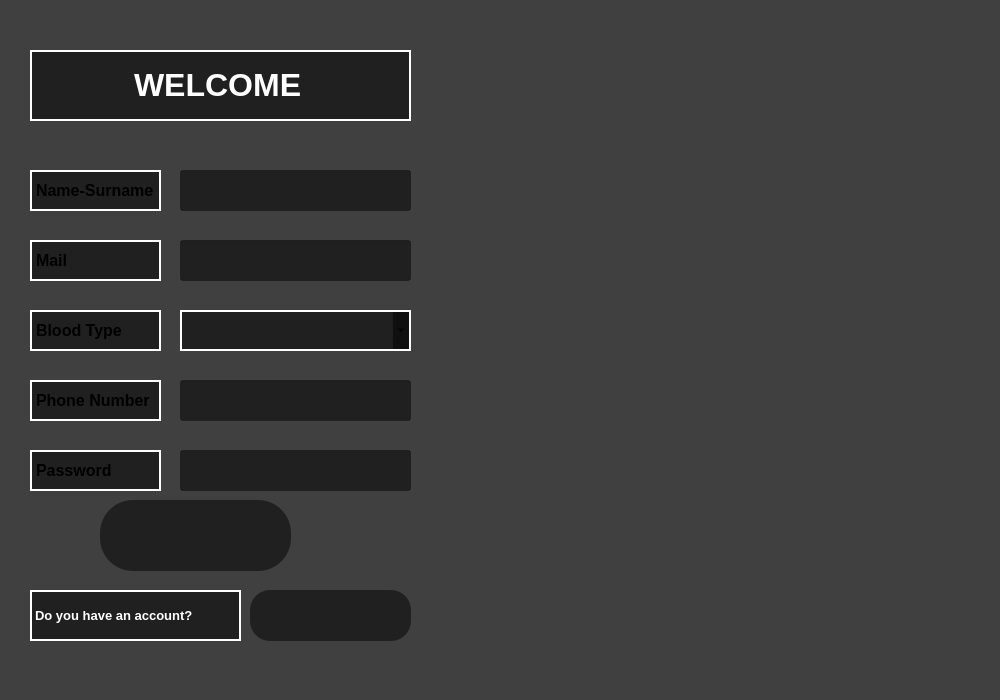
<?xml version="1.0" encoding="UTF-8"?>
<ui version="4.0">
 <class>UserManagement</class>
 <widget class="QDialog" name="UserManagement">
  <property name="geometry">
   <rect>
    <x>0</x>
    <y>0</y>
    <width>1000</width>
    <height>700</height>
   </rect>
  </property>
  <property name="windowTitle">
   <string>SmartHouse</string>
  </property>
  <property name="windowIcon">
   <iconset resource="img.qrc">
    <normaloff>:/image/images/enterr.jpg</normaloff>:/image/images/enterr.jpg</iconset>
  </property>
  <property name="styleSheet">
   <string notr="true">border-image: url(:/image/images/homebackplan.jpg)  0 0 0 0 stretch stretch;
background: rgba(0, 0, 0, 0.5);</string>
  </property>
  <widget class="QPushButton" name="pushButton">
   <property name="geometry">
    <rect>
     <x>1000</x>
     <y>700</y>
     <width>83</width>
     <height>29</height>
    </rect>
   </property>
   <property name="text">
    <string>PushButton</string>
   </property>
  </widget>
  <widget class="QLabel" name="label">
   <property name="geometry">
    <rect>
     <x>30</x>
     <y>50</y>
     <width>381</width>
     <height>71</height>
    </rect>
   </property>
   <property name="styleSheet">
    <string notr="true">border-image: none;
border: 2px solid white;
</string>
   </property>
   <property name="text">
    <string>&lt;html&gt;&lt;head/&gt;&lt;body&gt;&lt;p align=&quot;center&quot;&gt;&lt;span style=&quot; font-size:24pt; font-weight:700; color:#ffffff;&quot;&gt;WELCOME &lt;/span&gt;&lt;/p&gt;&lt;/body&gt;&lt;/html&gt;</string>
   </property>
   <property name="scaledContents">
    <bool>false</bool>
   </property>
  </widget>
  <widget class="QLineEdit" name="emailLineEdit">
   <property name="geometry">
    <rect>
     <x>180</x>
     <y>240</y>
     <width>231</width>
     <height>41</height>
    </rect>
   </property>
   <property name="font">
    <font>
     <pointsize>12</pointsize>
    </font>
   </property>
   <property name="styleSheet">
    <string notr="true">border-image: none;</string>
   </property>
  </widget>
  <widget class="QLabel" name="label_5">
   <property name="geometry">
    <rect>
     <x>30</x>
     <y>380</y>
     <width>131</width>
     <height>41</height>
    </rect>
   </property>
   <property name="font">
    <font>
     <pointsize>12</pointsize>
     <bold>true</bold>
    </font>
   </property>
   <property name="styleSheet">
    <string notr="true">border: 2px solid white;
border-image: none;
</string>
   </property>
   <property name="text">
    <string>Phone Number</string>
   </property>
  </widget>
  <widget class="QLabel" name="label_2">
   <property name="geometry">
    <rect>
     <x>30</x>
     <y>170</y>
     <width>131</width>
     <height>41</height>
    </rect>
   </property>
   <property name="font">
    <font>
     <pointsize>12</pointsize>
     <bold>true</bold>
    </font>
   </property>
   <property name="styleSheet">
    <string notr="true">border-image: none;
border: 2px solid white;</string>
   </property>
   <property name="text">
    <string>Name-Surname</string>
   </property>
  </widget>
  <widget class="QLabel" name="label_4">
   <property name="geometry">
    <rect>
     <x>30</x>
     <y>310</y>
     <width>131</width>
     <height>41</height>
    </rect>
   </property>
   <property name="font">
    <font>
     <pointsize>12</pointsize>
     <bold>true</bold>
    </font>
   </property>
   <property name="styleSheet">
    <string notr="true">border: 2px solid white;
border-image: none;</string>
   </property>
   <property name="text">
    <string>Blood Type</string>
   </property>
  </widget>
  <widget class="QLineEdit" name="nameLineEdit">
   <property name="geometry">
    <rect>
     <x>180</x>
     <y>170</y>
     <width>231</width>
     <height>41</height>
    </rect>
   </property>
   <property name="font">
    <font>
     <pointsize>12</pointsize>
    </font>
   </property>
   <property name="styleSheet">
    <string notr="true">border-image: none;</string>
   </property>
  </widget>
  <widget class="QLineEdit" name="passwordLineEdit">
   <property name="geometry">
    <rect>
     <x>180</x>
     <y>450</y>
     <width>231</width>
     <height>41</height>
    </rect>
   </property>
   <property name="font">
    <font>
     <pointsize>12</pointsize>
    </font>
   </property>
   <property name="styleSheet">
    <string notr="true">border-image: none;</string>
   </property>
  </widget>
  <widget class="QLabel" name="label_6">
   <property name="geometry">
    <rect>
     <x>30</x>
     <y>450</y>
     <width>131</width>
     <height>41</height>
    </rect>
   </property>
   <property name="font">
    <font>
     <pointsize>12</pointsize>
     <bold>true</bold>
    </font>
   </property>
   <property name="styleSheet">
    <string notr="true">border: 2px solid white;
border-image: none;</string>
   </property>
   <property name="text">
    <string>Password</string>
   </property>
  </widget>
  <widget class="QLabel" name="label_3">
   <property name="geometry">
    <rect>
     <x>30</x>
     <y>240</y>
     <width>131</width>
     <height>41</height>
    </rect>
   </property>
   <property name="font">
    <font>
     <pointsize>12</pointsize>
     <bold>true</bold>
    </font>
   </property>
   <property name="styleSheet">
    <string notr="true">border: 2px solid white;
border-image: none;</string>
   </property>
   <property name="text">
    <string>Mail</string>
   </property>
  </widget>
  <widget class="QLineEdit" name="phoneNumberLineEdit">
   <property name="geometry">
    <rect>
     <x>180</x>
     <y>380</y>
     <width>231</width>
     <height>41</height>
    </rect>
   </property>
   <property name="font">
    <font>
     <pointsize>12</pointsize>
    </font>
   </property>
   <property name="styleSheet">
    <string notr="true">border-image: none;</string>
   </property>
  </widget>
  <widget class="QPushButton" name="addUserButton">
   <property name="geometry">
    <rect>
     <x>100</x>
     <y>500</y>
     <width>191</width>
     <height>71</height>
    </rect>
   </property>
   <property name="cursor">
    <cursorShape>PointingHandCursor</cursorShape>
   </property>
   <property name="styleSheet">
    <string notr="true">border-image: url(:/image/images/enter2.png)  0 0 0 0 stretch stretch;
border-radius: 33px;</string>
   </property>
   <property name="text">
    <string/>
   </property>
  </widget>
  <widget class="QComboBox" name="bloodTypeComboBox">
   <property name="geometry">
    <rect>
     <x>180</x>
     <y>310</y>
     <width>231</width>
     <height>41</height>
    </rect>
   </property>
   <property name="styleSheet">
    <string notr="true">border-image: none;
border: 2px solid white;</string>
   </property>
  </widget>
  <widget class="QLabel" name="label_8">
   <property name="geometry">
    <rect>
     <x>30</x>
     <y>590</y>
     <width>211</width>
     <height>51</height>
    </rect>
   </property>
   <property name="font">
    <font>
     <pointsize>9</pointsize>
    </font>
   </property>
   <property name="styleSheet">
    <string notr="true">border-image: none;
border: 2px solid white;</string>
   </property>
   <property name="text">
    <string>&lt;html&gt;&lt;head/&gt;&lt;body&gt;&lt;p&gt;&lt;span style=&quot; font-size:10pt; font-weight:700; color:#ffffff;&quot;&gt;Do you have an account?&lt;/span&gt;&lt;/p&gt;&lt;/body&gt;&lt;/html&gt;</string>
   </property>
   <property name="scaledContents">
    <bool>false</bool>
   </property>
  </widget>
  <widget class="QPushButton" name="pushButton_2">
   <property name="geometry">
    <rect>
     <x>250</x>
     <y>590</y>
     <width>161</width>
     <height>51</height>
    </rect>
   </property>
   <property name="cursor">
    <cursorShape>PointingHandCursor</cursorShape>
   </property>
   <property name="styleSheet">
    <string notr="true">border-image: url(:/image/images/loginn.png);
border-radius: 20px;
</string>
   </property>
   <property name="text">
    <string/>
   </property>
  </widget>
 </widget>
 <resources>
  <include location="img.qrc"/>
 </resources>
 <connections/>
</ui>
